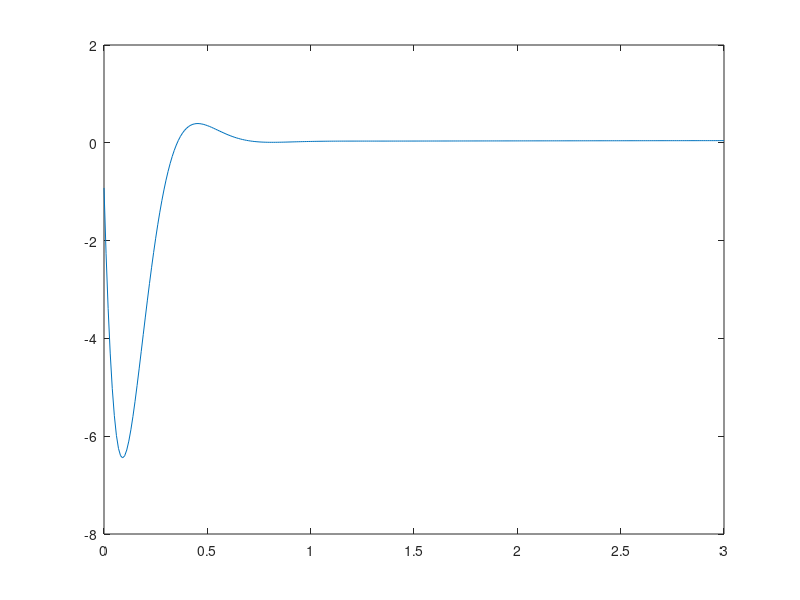

Write MATLAB code to recreate this figure.
%Paramaters 

rho = 1.225; 
theta_0 = 0;
m = 4157.174; %kg 
W = m*9.81; 
V = 300; 

%dimensions 
S = 30; %m^2
c = 2.0569; %m
b = 15.911; %m 

%aerodynamic coefficients 
C_D_0     = 0.04; 
C_L_alpha = 5.084;
e         = 0.8; 
u_c       = m/(rho*S*c);

%inertia 
K_xx = (0.019)^0.5;
K_yy = (1.3925)^0.5;
K_zz = (0.042)^0.5; 
K_xz = 0.002; 

%long. force deriv. 
C_x_u       = -0.0279;
C_x_alpha   = -0.4797;
C_x_alphad  =  0.0833;
C_x_q       = -0.2817;
C_x_delta_e = -0.0373;
C_x_0       = 2*W*sin(theta_0)/(rho*V^2*S);

%normal force deriv. 
C_z_u       = -0.3762;
C_z_alpha   = -5.7434;
C_z_alphad  = -0.0035;
C_z_q       = -5.6629;
C_z_delta_e = -0.6961;
C_z_0       = -W*2*cos(theta_0)/(rho*V^2*S);

%pitch moment deriv. 
C_m_0       =  0.0297;
C_m_u       =  0.0699;
C_m_alpha   = -0.5626;
C_m_alphad  =  0.1780;
C_m_q       = -8.7941;
C_m_delta_e = -1.1642;
C_m_T_c     = -0.0064; 

%Matrix inputs 
x_u       = V/c * C_x_u/(2*u_c);
x_alpha   = V/c * C_x_alpha/(2*u_c);
x_theta   = V/c * C_z_0/(2*u_c);

z_u       = V/c * C_z_u/(2*u_c-C_z_alphad);
z_alpha   = V/c * C_z_alpha/(2*u_c-C_z_alphad);
z_theta   = V/c * C_x_0/(2*u_c-C_z_alphad);
z_q       = V/c * (2*u_c+C_z_q)/(2*u_c-C_z_alphad);

m_u       = V/c * (C_m_u + C_z_u*(C_m_alphad)/(2*u_c-C_z_alphad))/(2*u_c*(K_yy)^2); 
m_alpha   = V/c * (C_m_alpha + C_z_alpha*(C_m_alphad)/(2*u_c-C_z_alphad))/(2*u_c*(K_yy)^2);
m_theta   = V/c * (C_x_0*(C_m_alphad)/(2*u_c-C_z_alphad))/(2*u_c*(K_yy)^2);
m_q       = V/c * (C_m_q + C_m_alphad*(2*u_c+C_z_q)/(2*u_c-C_z_alphad))/(2*u_c*(K_yy)^2);


x_delta_e = V/c * C_x_delta_e/(2*u_c);
z_delta_e = V/c * C_z_delta_e/(2*u_c-C_z_alphad);
m_delta_e = V/c * (C_m_delta_e + C_z_delta_e*(C_m_alphad)/(2*u_c-C_z_alphad))/(2*u_c*(K_yy)^2);




%State Space Matrices 

P = c/V*[-2*u_c 0                   0 0           
          0     C_z_alphad-2*u_c    0 0
          0     0                  -1 0
          0     C_m_alphad          0 -2*u_c*K_yy^2];

Q = [-C_x_u  -C_x_alpha -C_z_0  0
     -C_z_u  -C_z_alpha  C_x_0  -(C_z_q+2*u_c)
      0        0         0      -1
     -C_m_u   -C_m_alpha 0      -C_m_q];

R = [-C_x_delta_e
     -C_z_delta_e
      0
     -C_m_delta_e];
 
 A = inv(P)*Q;

 B = inv(P)*R;
 
F = [x_u x_alpha x_theta 0
     z_u z_alpha z_theta z_q
     0   0       0       V/c
     m_u m_alpha m_theta m_q];
 
E = [x_delta_e
     z_delta_e
     m_delta_e];
 
 C = [1 0 0 0
      0 1 0 0 
      0 0 1 0
      0 0 0 1];
  
 D = [0
      0
      0
      0];
 
sys = ss(A,B,C,D);

t = 0:0.01:3;
y = impulse(sys,t);
clf()
plot(t, y(:,2))
hold on
%plot(t, y(:,1))
